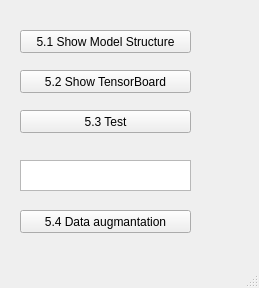
<?xml version="1.0" encoding="UTF-8"?>
<ui version="4.0">
 <class>MainWindow</class>
 <widget class="QMainWindow" name="MainWindow">
  <property name="geometry">
   <rect>
    <x>0</x>
    <y>0</y>
    <width>259</width>
    <height>288</height>
   </rect>
  </property>
  <property name="windowTitle">
   <string>MainWindow</string>
  </property>
  <widget class="QWidget" name="centralwidget">
   <widget class="QPushButton" name="pushButton">
    <property name="geometry">
     <rect>
      <x>20</x>
      <y>30</y>
      <width>171</width>
      <height>23</height>
     </rect>
    </property>
    <property name="text">
     <string>5.1 Show Model Structure</string>
    </property>
   </widget>
   <widget class="QPushButton" name="pushButton_2">
    <property name="geometry">
     <rect>
      <x>20</x>
      <y>70</y>
      <width>171</width>
      <height>23</height>
     </rect>
    </property>
    <property name="text">
     <string>5.2 Show TensorBoard</string>
    </property>
   </widget>
   <widget class="QPushButton" name="pushButton_3">
    <property name="geometry">
     <rect>
      <x>20</x>
      <y>110</y>
      <width>171</width>
      <height>23</height>
     </rect>
    </property>
    <property name="text">
     <string>5.3 Test</string>
    </property>
   </widget>
   <widget class="QPushButton" name="pushButton_4">
    <property name="geometry">
     <rect>
      <x>20</x>
      <y>210</y>
      <width>171</width>
      <height>23</height>
     </rect>
    </property>
    <property name="text">
     <string>5.4 Data augmantation</string>
    </property>
   </widget>
   <widget class="QPlainTextEdit" name="plainTextEdit">
    <property name="geometry">
     <rect>
      <x>20</x>
      <y>160</y>
      <width>171</width>
      <height>31</height>
     </rect>
    </property>
   </widget>
  </widget>
  <widget class="QMenuBar" name="menubar">
   <property name="geometry">
    <rect>
     <x>0</x>
     <y>0</y>
     <width>259</width>
     <height>21</height>
    </rect>
   </property>
  </widget>
  <widget class="QStatusBar" name="statusbar"/>
 </widget>
 <resources/>
 <connections/>
</ui>
